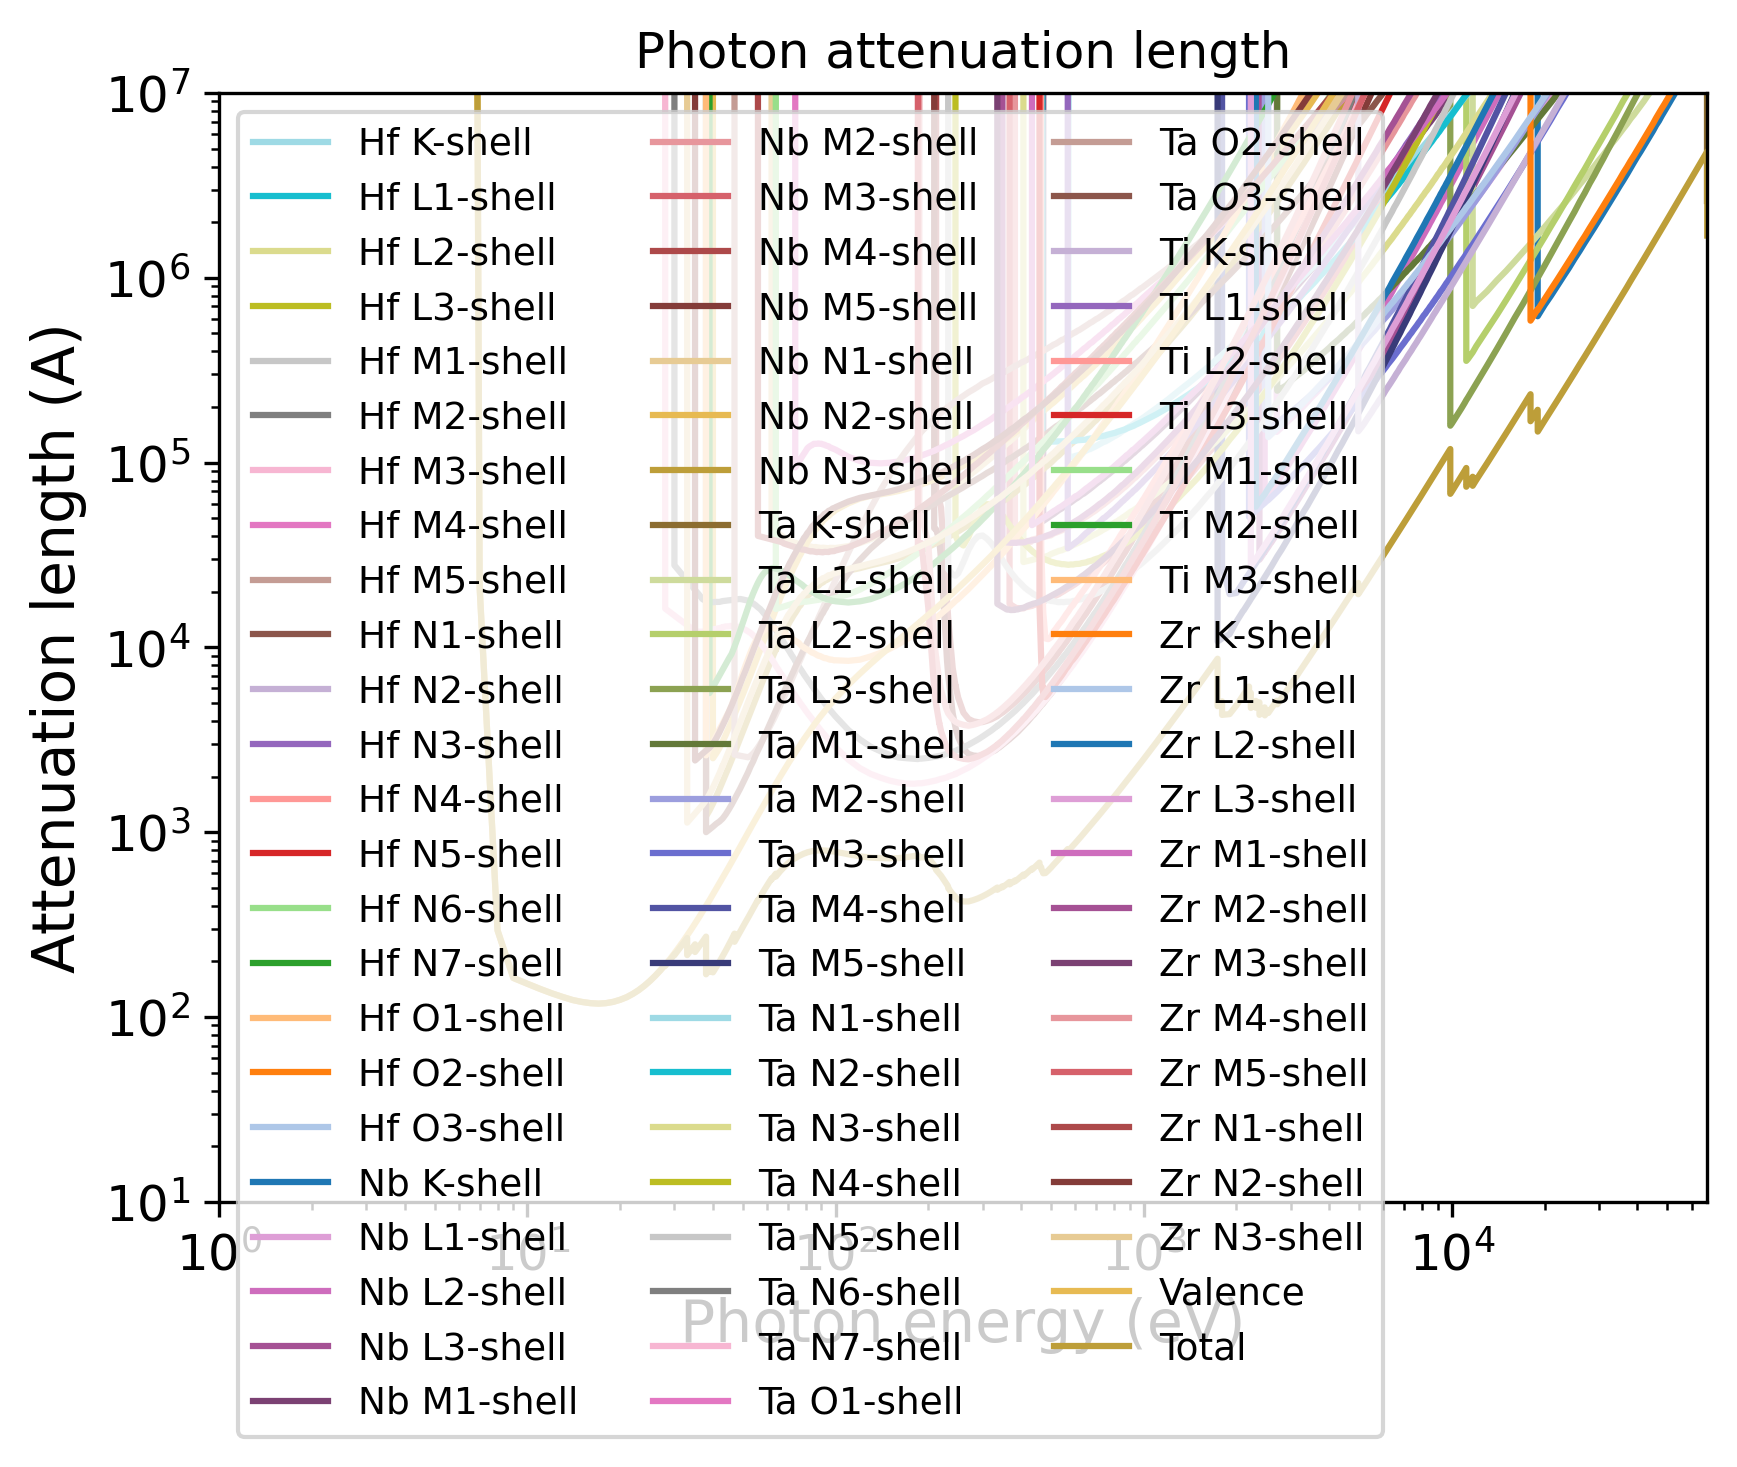

This figure's Python source:
import pandas as pd
import numpy as np
import matplotlib.pyplot as plt
import matplotlib.cm as cm
# Set the format:
plt.xlabel("Photon energy (eV)", fontsize=14)
plt.ylabel("Attenuation length (A)", fontsize=14)
plt.xticks(fontsize=12)
plt.yticks(fontsize=12)
plt.grid(False)
# Set the axes:
# Read the output file:
df = pd.read_csv(r"OUTPUT_HfNbTaTiZr_Photon_IMFP.dat", sep=r'\s+', header=None, comment="#", skipinitialspace=True)
plt.xscale("log")
plt.yscale("log")
# Prepare the plot:
columns_to_plot = [ 1, 2, 3, 4, 5, 6, 7, 8, 9, 10, 11, 12, 13, 14, 15, 16, 17, 18, 19, 20, 21, 22, 23, 24, 25, 26, 27, 28, 29, 30, 31, 32, 33, 34, 35, 36, 37, 38, 39, 40, 41, 42, 43, 44, 45, 46, 47, 48, 49, 50, 51, 52, 53, 54, 55, 56, 57, 58, 59, 60, 61, 62, 63, 64, 65, 66, 67, 68, 69, 70, 71]
labels = [ "Hf K-shell", "Hf L1-shell", "Hf L2-shell", "Hf L3-shell", "Hf M1-shell", "Hf M2-shell", "Hf M3-shell", "Hf M4-shell", "Hf M5-shell", "Hf N1-shell", "Hf N2-shell", "Hf N3-shell", "Hf N4-shell", "Hf N5-shell", "Hf N6-shell", "Hf N7-shell", "Hf O1-shell", "Hf O2-shell", "Hf O3-shell", "Nb K-shell", "Nb L1-shell", "Nb L2-shell", "Nb L3-shell", "Nb M1-shell", "Nb M2-shell", "Nb M3-shell", "Nb M4-shell", "Nb M5-shell", "Nb N1-shell", "Nb N2-shell", "Nb N3-shell", "Ta K-shell", "Ta L1-shell", "Ta L2-shell", "Ta L3-shell", "Ta M1-shell", "Ta M2-shell", "Ta M3-shell", "Ta M4-shell", "Ta M5-shell", "Ta N1-shell", "Ta N2-shell", "Ta N3-shell", "Ta N4-shell", "Ta N5-shell", "Ta N6-shell", "Ta N7-shell", "Ta O1-shell", "Ta O2-shell", "Ta O3-shell", "Ti K-shell", "Ti L1-shell", "Ti L2-shell", "Ti L3-shell", "Ti M1-shell", "Ti M2-shell", "Ti M3-shell", "Zr K-shell", "Zr L1-shell", "Zr L2-shell", "Zr L3-shell", "Zr M1-shell", "Zr M2-shell", "Zr M3-shell", "Zr M4-shell", "Zr M5-shell", "Zr N1-shell", "Zr N2-shell", "Zr N3-shell", "Valence", "Total"]
# Create N distinct colors from a colormap
N = len(columns_to_plot)
colors = np.vstack([plt.cm.tab20(np.linspace(1, 0, 20)), plt.cm.tab20b(np.linspace(1, 0, 20))])
# Set line styles:
linestyles = [ "-", "-", "-", "-", "-", "-", "-", "-", "-", "-", "-", "-", "-", "-", "-", "-", "-", "-", "-", "-", "-", "-", "-", "-", "-", "-", "-", "-", "-", "-", "-", "-", "-", "-", "-", "-", "-", "-", "-", "-", "-", "-", "-", "-", "-", "-", "-", "-", "-", "-", "-", "-", "-", "-", "-", "-", "-", "-", "-", "-", "-", "-", "-", "-", "-", "-", "-", "-", "-", "-", "-"]
for i, col in enumerate(columns_to_plot):
    color = colors[i % len(colors)]
    ls    = linestyles[i % len(linestyles)]
    label = labels[i % len(labels)]
    plt.plot(df.iloc[:, 0], df.iloc[:, col],
    color=color,
    label=label,
    linestyle=ls)
plt.xlim(1.00000000,67419.00100000)
plt.ylim(10.00000000,10000000.00000000)
plt.title("Photon attenuation length")
plt.legend(loc="best", fontsize=9, ncol=3)
# Save the plot in this format:
plt.savefig("OUTPUT_MFP_photon.png", dpi=300, bbox_inches="tight")
